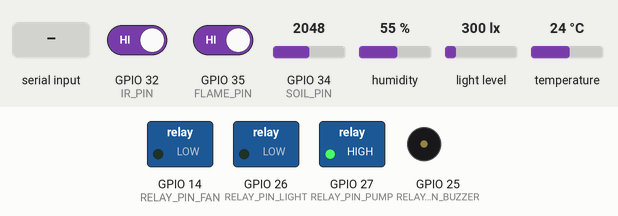
A sketch run on a simulated ESP32. On the bench: switched loads named in the sketch (green lamp = pin HIGH), buzzer (waves = sounding, pin HIGH). Wiring (inferred from the names in the program): BH1750 light sensor at I2C address 0x23. The test bench sets the inputs (shaded band); at power-on: temperature 24 °C, GPIO 34 (SOIL_PIN) = 2048, GPIO 32 (IR_PIN) HIGH, GPIO 35 (FLAME_PIN) HIGH, humidity 55 %, light level 300 lx. What the sketch prints to the serial monitor is not drawn.

Above: at 1.2 s.
1.3 s: temperature set to 27.3 °C
3.8 s: temperature set to 28.4 °C
At 6.0 s:
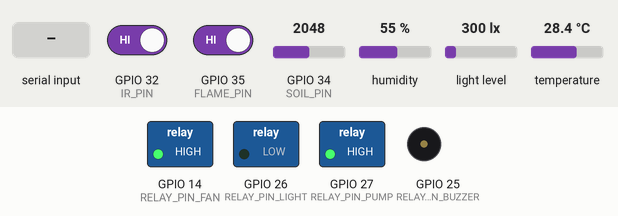
6.6 s: GPIO 34 (SOIL_PIN) set to 1862
8.7 s: GPIO 34 (SOIL_PIN) set to 1748
At 10.0 s:
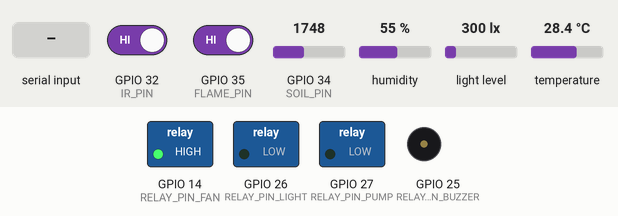
10.3 s: GPIO 32 (IR_PIN) driven LOW
At 12.5 s:
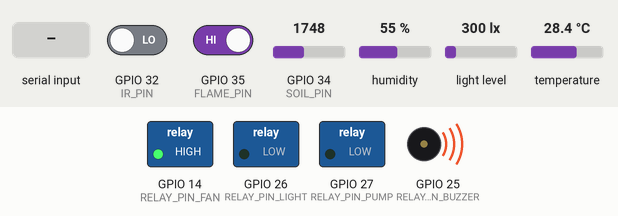
12.8 s: "f90\n" received over Serial
At 13.75 s:
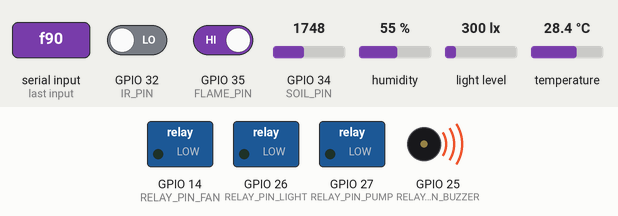
Timing chart, 0 to 15.8 s (numbered marks = the images above; inputs shaded):
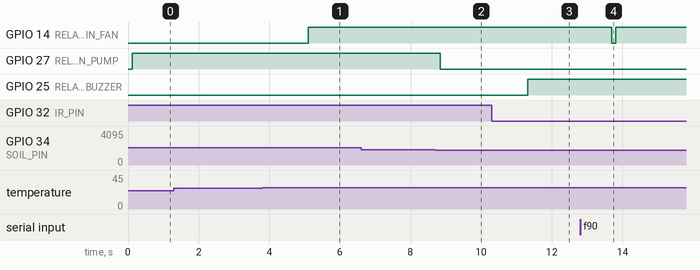

Measured:
- the behaviour switches between 27.9 and 28 °C on temperature (found by bisection; images 0 and 1)
- the behaviour switches between 1801 and 1800 on GPIO 34 (SOIL_PIN) (found by bisection; images 1 and 2)
- after the input at 1.3 s, every drawn part: stays the same
- after the input at 3.8 s, GPIO 14 (RELAY_PIN_FAN): LOW → HIGH after 1.3 s
- after the input at 6.6 s, every drawn part: stays the same
- after the input at 8.7 s, GPIO 27 (RELAY_PIN_PUMP): HIGH → LOW after 0.14 s
- after the input at 10.3 s, GPIO 25 (RELAY_PIN_BUZZER): LOW → HIGH after 1.0 s
- after the input at 12.8 s, GPIO 14 (RELAY_PIN_FAN): HIGH → LOW after 0.89 s, → HIGH 0.12 s later

The sketch:

iotf.ino
```cpp
#include <Wire.h>
#include "DHT.h"

// ---------- PIN CONFIG ----------
#define DHTPIN            15
#define DHTTYPE           DHT22
#define SOIL_PIN          34
#define FLAME_PIN         35
#define IR_PIN            32
#define RELAY_PIN_FAN     14 //IN1
#define RELAY_PIN_PUMP    27 //IN4
#define RELAY_PIN_LIGHT   26 //IN2
#define RELAY_PIN_BUZZER  25 //IN3

const bool RELAY_ACTIVE_LOW = false;

// ---------- DEFAULT THRESHOLDS ----------
int TEMP_ON   = 28;
int TEMP_OFF  = 25;
int SOIL_DRY_THRESHOLD = 1800;  // Higher = Dry
int LUX_DARK = 5;
int LUX_BRIGHT = 20;

DHT dht(DHTPIN, DHTTYPE);

// ---------- AUTOMATION ----------
bool automationEnabled = true;

// ---------- SENSOR ENABLE FLAGS ----------
bool enableTemp = true;
bool enableHumidity = true;
bool enableSoil = true;
bool enableLight = true;
bool enableFlame = true;
bool enableIR = true;

// ---------- FUNCTIONS ----------
void setRelay(int pin, bool on) {
  digitalWrite(pin, on ? HIGH : LOW);
}

float readBH1750() {
  Wire.beginTransmission(0x23);
  Wire.write(0x10);
  if (Wire.endTransmission() != 0) return -1;
  delay(120);
  Wire.requestFrom(0x23, 2);
  if (Wire.available() < 2) return -2;
  uint16_t raw = (Wire.read() << 8) | Wire.read();
  return (float)raw / 1.2;
}

// ---------- SETUP ----------
void setup() {
  Serial.begin(115200);
  dht.begin();
  Wire.begin(21, 22);

  pinMode(RELAY_PIN_FAN, OUTPUT);
  pinMode(RELAY_PIN_PUMP, OUTPUT);
  pinMode(RELAY_PIN_LIGHT, OUTPUT);
  pinMode(RELAY_PIN_BUZZER, OUTPUT);

  pinMode(FLAME_PIN, INPUT);
  pinMode(IR_PIN, INPUT);

  setRelay(RELAY_PIN_FAN, false);
  setRelay(RELAY_PIN_PUMP, false);
  setRelay(RELAY_PIN_LIGHT, false);
  setRelay(RELAY_PIN_BUZZER, false);

  Serial.println("✅ Greenhouse controller started");
  Serial.println("Automation: ON");
}

// ---------- LOOP ----------
void loop() {
  // --- SERIAL COMMANDS ---
  while (Serial.available()) {
    String cmd = Serial.readStringUntil('\n');
    cmd.trim();
    if (cmd.length() == 0) continue;

    char c = cmd.charAt(0);

    // Relay controls
    switch(c) {
      case 'F': setRelay(RELAY_PIN_FAN, true); break;
      case 'f': setRelay(RELAY_PIN_FAN, false); break;
      case 'P': setRelay(RELAY_PIN_PUMP, true); break;
      case 'p': setRelay(RELAY_PIN_PUMP, false); break;
      case 'L': setRelay(RELAY_PIN_LIGHT, true); break;
      case 'l': setRelay(RELAY_PIN_LIGHT, false); break;
      case 'B': setRelay(RELAY_PIN_BUZZER, true); break;
      case 'b': setRelay(RELAY_PIN_BUZZER, false); break;

      // Automation toggle
      case 'A': automationEnabled = true; Serial.println("Automation: ON"); break;
      case 'a': automationEnabled = false; Serial.println("Automation: OFF"); break;

      // Sensor sensitivity sliders
      case 'S':
        if (cmd.length() > 2) {
          char param = cmd.charAt(1);
          int value = cmd.substring(2).toInt();
          switch(param){
            case 'T': TEMP_ON = value; break;
            case 'S': SOIL_DRY_THRESHOLD = value; break;
            case 'L': LUX_DARK = value; break;
          }
        }
        break;

      // Sensor enable/disable
      case 'X':
        if (cmd.length() > 2){
          char s = cmd.charAt(1);
          int val = cmd.charAt(2) - '0';
          switch(s){
            case 'T': enableTemp = val; break;
            case 'H': enableHumidity = val; break;
            case 'S': enableSoil = val; break;
            case 'L': enableLight = val; break;
            case 'F': enableFlame = val; break;
            case 'I': enableIR = val; break;
          }
        }
        break;
    }
  }

  // --- AUTOMATION ---
  if (automationEnabled){
    float t = dht.readTemperature();
    float h = dht.readHumidity();
    int soilValue = analogRead(SOIL_PIN);
    float lux = readBH1750();
    int flameVal = digitalRead(FLAME_PIN);
    int irVal = digitalRead(IR_PIN);

    if(enableTemp && !isnan(t)){
      if(t >= TEMP_ON) setRelay(RELAY_PIN_FAN, true);
      else if(t <= TEMP_OFF) setRelay(RELAY_PIN_FAN, false);
    }

    // ✅ REVERSED SOIL LOGIC
    if(enableSoil){
      if(soilValue > SOIL_DRY_THRESHOLD) {
        setRelay(RELAY_PIN_PUMP, true);   // Dry soil → Pump ON
      } else {
        setRelay(RELAY_PIN_PUMP, false);  // Wet soil → Pump OFF
      }
    }

    if(enableLight && lux>=0){
      if(lux < LUX_DARK) setRelay(RELAY_PIN_LIGHT,true);
      else if(lux > LUX_BRIGHT) setRelay(RELAY_PIN_LIGHT,false);
    }

    if((enableFlame && flameVal==LOW) || (enableIR && irVal==LOW)){
      setRelay(RELAY_PIN_BUZZER,true);
    }else{
      setRelay(RELAY_PIN_BUZZER,false);
    }
  }

  // --- SEND SENSOR DATA ---
  float t = dht.readTemperature();
  float h = dht.readHumidity();

  if(enableTemp && !isnan(t)){
      Serial.printf("🌡 Temp: %.2f °C\n", t);
  }

  if(enableHumidity && !isnan(h)){
      Serial.printf("💧 Hum: %.2f %%\n", h);
  }

  if(enableSoil) {
    int soilValue = analogRead(SOIL_PIN);
    Serial.printf("🌱 Soil ADC: %d\n", soilValue);
  }

  if(enableLight){
      float lux = readBH1750();
      if(lux>=0) Serial.printf("💡 Light: %.2f lux\n", lux);
  }
  if(enableFlame || enableIR) Serial.printf("🔥 Flame: %d  👀 IR: %d\n", digitalRead(FLAME_PIN), digitalRead(IR_PIN));

  Serial.printf("RelayStates:%d %d %d %d\n", digitalRead(RELAY_PIN_FAN),
                digitalRead(RELAY_PIN_PUMP), digitalRead(RELAY_PIN_LIGHT),
                digitalRead(RELAY_PIN_BUZZER));

  delay(1000);
}
```
